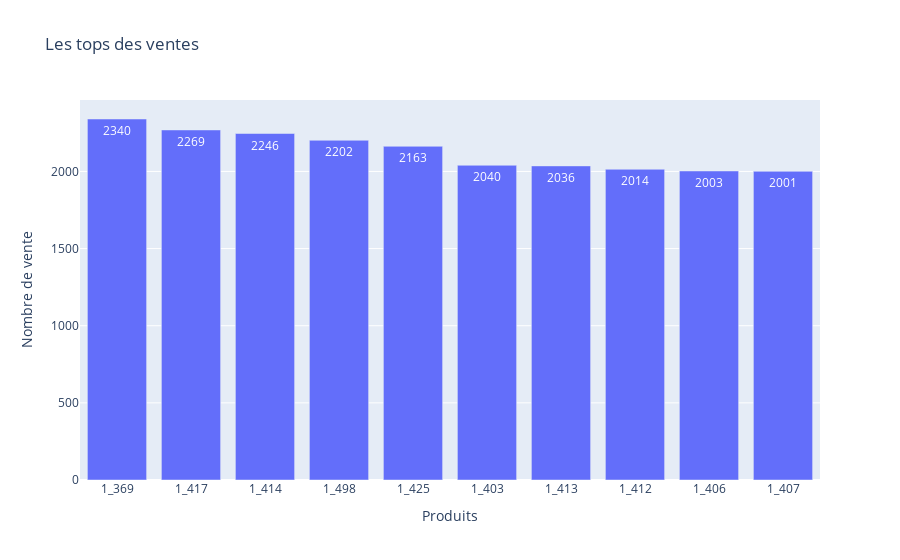

Here is the notebook cell this chart was saved with:
### Code cell
fig = px.bar(
    top,
    x='id_prod',
    y='quantite',
    title='Les tops des ventes',
    labels={'id_prod': 'Produits', 'quantite': 'Nombre de vente'}
)
fig.update_traces(text=top['quantite'], textposition='auto')

### Figure 1 — Plotly figure (JSON) as saved in the notebook; plotly's stock layout.template omitted (floating-point values rounded to 4 significant figures)
{"data": [{"alignmentgroup": "True", "hovertemplate": "Produits=%{x}<br>Nombre de vente=%{y}<extra></extra>", "legendgroup": "", "marker": {"color": "#636efa", "pattern": {"shape": ""}}, "name": "", "offsetgroup": "", "orientation": "v", "showlegend": false, "text": [2340, 2269, 2246, 2202, 2163, 2040, 2036, 2014, 2003, 2001], "textposition": "auto", "type": "bar", "x": ["1_369", "1_417", "1_414", "1_498", "1_425", "1_403", "1_413", "1_412", "1_406", "1_407"], "xaxis": "x", "y": [2340, 2269, 2246, 2202, 2163, 2040, 2036, 2014, 2003, 2001], "yaxis": "y"}], "layout": {"autosize": true, "barmode": "relative", "legend": {"tracegroupgap": 0}, "title": {"text": "Les tops des ventes"}, "xaxis": {"anchor": "y", "autorange": true, "domain": [0, 1], "range": [-0.5, 9.5], "title": {"text": "Produits"}, "type": "category"}, "yaxis": {"anchor": "x", "autorange": true, "domain": [0, 1], "range": [0, 2463.0], "title": {"text": "Nombre de vente"}, "type": "linear"}}}
